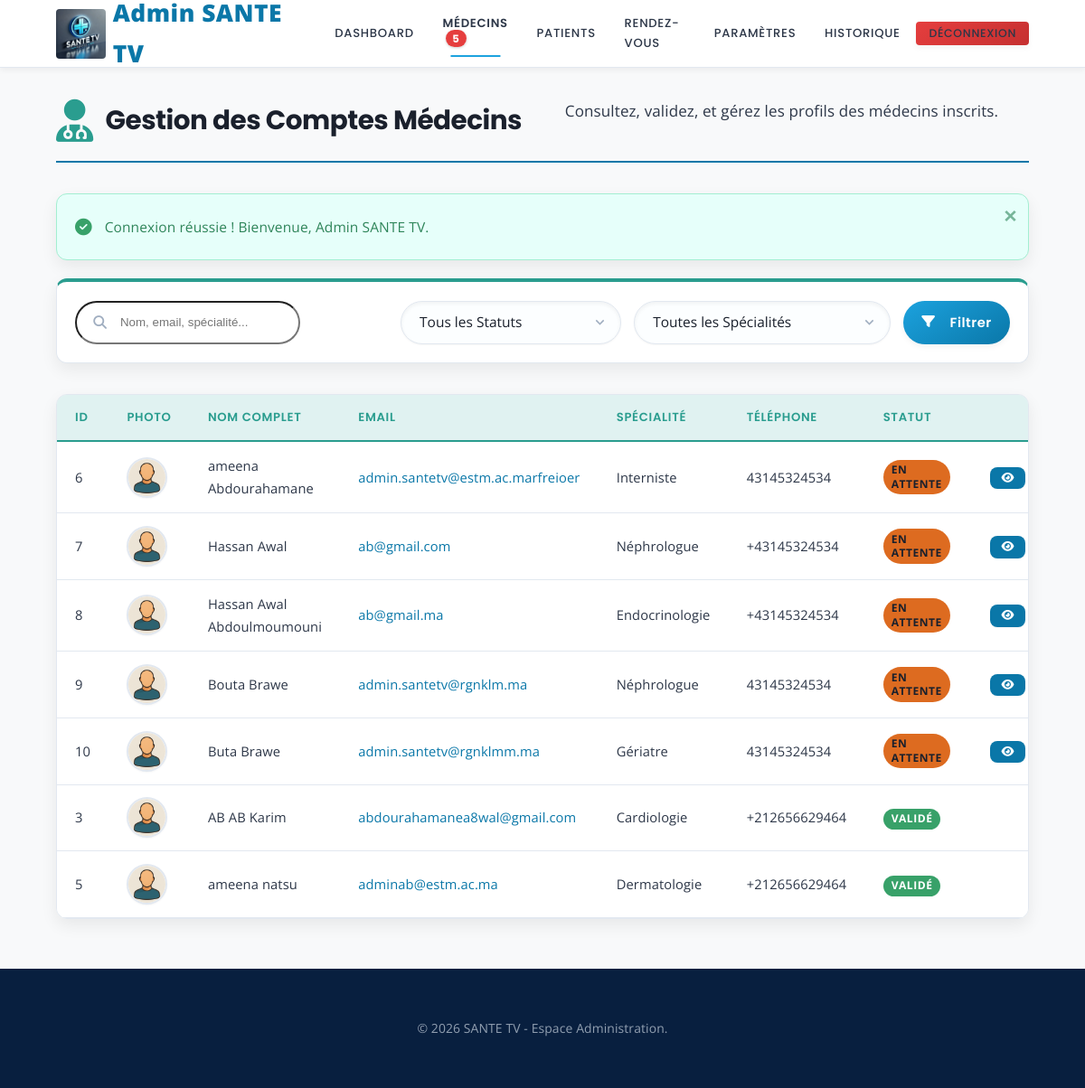
/admin/gestion_medecins.php (signed in), run on the app's committed database.
### tables this page shows
CREATE TABLE `medecins` (
  `id` int(11) NOT NULL,
  `nom` varchar(100) NOT NULL,
  `prenom` varchar(100) NOT NULL,
  `specialite` varchar(100) NOT NULL,
  `email` varchar(100) NOT NULL,
  `telephone` varchar(20) DEFAULT NULL,
  `adresse` varchar(255) DEFAULT NULL,
  `mot_de_passe` varchar(255) NOT NULL,
  `document_justificatif` varchar(255) DEFAULT NULL,
  `valide` tinyint(1) DEFAULT 0 COMMENT '0=en attente, 1=validé',
  `photo` varchar(255) DEFAULT NULL,
  `horaires` text DEFAULT NULL COMMENT 'Description textuelle des horaires',
  `latitude` decimal(10,8) DEFAULT NULL,
  `longitude` decimal(11,8) DEFAULT NULL,
  `created_at` timestamp NOT NULL DEFAULT current_timestamp()
);

### admin/gestion_medecins.php (the view, shortened to what this page needs)
<?php
require '../php/db.php';
$search_med = trim($_GET['search'] ?? '');
$table_medecins_exists = false;
if (isset($pdo)) {
    try {
        $table_medecins_exists = $pdo->query("SHOW TABLES LIKE 'medecins'")->rowCount() > 0;
    } catch (PDOException $e) {
        error_log("Erreur vérification existence table medecins: " . $e->getMessage());
        $_SESSION['flash_message'] = "Erreur de base de données critique. Impossible de vérifier la table des médecins.";
        $_SESSION['flash_type'] = "danger";
    }
} else {
    $_SESSION['flash_message'] = "Connexion à la base de données échouée (pdo non défini).";
    $_SESSION['flash_type'] = "danger";
}
$medecins_list_view = [];
if ($table_medecins_exists) {
    $sql_from_clause = " FROM medecins";
    $sql_where_clauses_array = ["1=1"];
    $params_for_query = [];
    $sql_where_string = " WHERE " . implode(" AND ", $sql_where_clauses_array);
    $per_page_med_gest = defined('ELEMENTS_PAR_PAGE_ADMIN_MEDECINS_DEFAULT') ? ELEMENTS_PAR_PAGE_ADMIN_MEDECINS_DEFAULT : 10;
    $current_page_med_gest = isset($_GET['page']) && filter_var($_GET['page'], FILTER_VALIDATE_INT, ["options" => ["min_range"=>1]]) ? (int)$_GET['page'] : 1;
    $offset_med_gest = ($current_page_med_gest - 1) * $per_page_med_gest;
    $sql_med_list_paginated = "SELECT * " . $sql_from_clause . $sql_where_string . " ORDER BY valide ASC, nom ASC, prenom ASC LIMIT :limit OFFSET :offset";
    $stmt_medecins_list_final = $pdo->prepare($sql_med_list_paginated);
    $params_for_data_paginated = $params_for_query;
    $params_for_data_paginated[':limit'] = $per_page_med_gest;
    $params_for_data_paginated[':offset'] = $offset_med_gest;
    $stmt_medecins_list_final->execute($params_for_data_paginated);
    $medecins_list_view = $stmt_medecins_list_final->fetchAll(PDO::FETCH_ASSOC);
} else {
    if (!isset($_SESSION['flash_message'])) {
        $_SESSION['flash_message'] = "La table des médecins est inaccessible ou une erreur de configuration de la base de données est survenue.";
        $_SESSION['flash_type'] = "danger";
    }
}
$flash_message_gest_med_page = $_SESSION['flash_message'] ?? null;
$flash_type_gest_med_page = $_SESSION['flash_type'] ?? '';
$nb_com_att_nav_gest_med = 0; $nb_med_att_nav_gest_med = 0;
if (isset($pdo)) {
    try {
        if ($table_medecins_exists) { $nb_med_att_nav_gest_med = (int)$pdo->query("SELECT COUNT(*) FROM medecins WHERE valide = 0")->fetchColumn(); }
    } catch (PDOException $e_nav) { error_log("Erreur comptage badges nav (gestion_medecins): " . $e_nav->getMessage()); }
}
?>
<!DOCTYPE html>
<html lang="fr">
<head>
    <link rel="stylesheet" href="../assets/css/styles.css">
    <link rel="stylesheet" href="https://cdnjs.cloudflare.com/ajax/libs/font-awesome/6.5.1/css/all.min.css">
</head>
<body class="admin-gestion-page body-admin-gestion-medecins">
<header class="site-header admin-header">
    <div class="container">
        <div class="logo-branding"><a href="dashboard_admin.php" title="Tableau de Bord Admin"><img src="../assets/images/logo1.png" alt="SANTE TV Logo" id="logo-img"><span class="site-title">Admin SANTE TV</span></a></div>
        <nav class="main-navigation admin-navigation" id="main-nav">
            <ul>
                <li><a href="dashboard_admin.php" class="nav-link">Dashboard</a></li>
                <li><a href="gestion_medecins.php" class="nav-link active">Médecins <?php if($nb_med_att_nav_gest_med > 0): ?><span class="badge-notification"><?= $nb_med_att_nav_gest_med ?></span><?php endif; ?></a></li>
                <li><a href="gestion_patients.php" class="nav-link">Patients</a></li>
                <li><a href="gestion_rdv.php" class="nav-link">Rendez-vous</a></li>
                 <li><a href="parametres_app.php" class="nav-link">Paramètres</a></li>
                <li><a href="historique_app.php" class="nav-link">Historique</a></li>
                <li><a href="deconnexion_admin.php" class="nav-link btn btn-sm btn-danger">Déconnexion</a></li>
            </ul>
        </nav>
    </div>
</header>
<main class="main-content admin-page-container section-padding">
    <div class="container">
        <div class="page-header">
            <h1 class="page-main-title"><i class="fas fa-user-md page-icon"></i> Gestion des Comptes Médecins</h1>
            <p class="section-subtitle">Consultez, validez, et gérez les profils des médecins inscrits.</p>
        </div>
        <?php if ($flash_message_gest_med_page): ?>
            <div class="alert alert-<?= htmlspecialchars($flash_type_gest_med_page) ?> alert-dismissible">
                <?= htmlspecialchars($flash_message_gest_med_page) ?>
                <button type="button" class="close-alert" data-dismiss="alert" aria-label="Fermer">×</button>
            </div>
        <?php endif; ?>
        <div class="filters-toolbar">
            <form method="GET" action="gestion_medecins.php" class="filter-form-inline">
                 <div class="form-group search-group">
                    <div class="input-with-icon">
                        <input type="search" id="search_med_input" name="search" placeholder="Nom, email, spécialité..." value="<?= htmlspecialchars($search_med) ?>" class="form-control">
                    </div>
                </div>
                 <div class="form-group filter-group">
                    <select id="status_filter_med_select" name="status" class="form-control">
                        <option value="">Tous les Statuts</option>
                    </select>
                </div>
                <div class="form-group filter-group">
                    <select id="specialite_filter_med_select" name="specialite_filter" class="form-control">
                        <option value="">Toutes les Spécialités</option>
                    </select>
                </div>
                <button type="submit" class="btn primary-action filter-submit-button"><i class="fas fa-filter icon-left"></i>Filtrer</button>
            </form>
        </div>
        <section class="doctors-management-table">
             <?php if (isset($medecins_list_view) && count($medecins_list_view) > 0): ?>
                <div class="table-responsive-wrapper">
                    <table class="data-table">
                        <thead>
                            <tr>
                                <th>ID</th><th>Photo</th><th>Nom Complet</th><th>Email</th><th>Spécialité</th><th>Téléphone</th><th>Statut</th><th class="actions-cell">Actions</th>
                            </tr>
                        </thead>
                        <tbody>
                        <?php foreach ($medecins_list_view as $med_item): ?>
                            <tr id="med-row-<?= htmlspecialchars($med_item['id']) ?>">
                                <td data-label="ID"><?= htmlspecialchars($med_item['id']) ?></td>
                                <td data-label="Photo">
                                    <img src="<?= !empty($med_item['photo']) ? '../' . htmlspecialchars(ltrim($med_item['photo'], '/')) : '../assets/images/placeholder-medecin.jpg' ?>"
                                         alt="Photo Dr. <?= htmlspecialchars($med_item['nom'] . ' ' . $med_item['prenom']) ?>"
                                         class="table-avatar-img"
                                         onerror="this.onerror=null;this.src='../assets/images/placeholder-medecin.jpg';">
                                </td>
                                <td data-label="Nom Complet"><?= htmlspecialchars($med_item['prenom'] . ' ' . $med_item['nom']) ?></td>
                                <td data-label="Email"><a href="mailto:<?= htmlspecialchars($med_item['email']) ?>"><?= htmlspecialchars($med_item['email']) ?></a></td>
                                <td data-label="Spécialité"><?= htmlspecialchars(ucfirst($med_item['specialite'] ?? 'N/A')) ?></td>
                                <td data-label="Téléphone"><?= htmlspecialchars($med_item['telephone'] ?? 'N/A') ?></td>
                                <td data-label="Statut">
                                    <?php if (isset($med_item['valide']) && $med_item['valide'] == 1): ?>
                                        <span class="status-badge status-valide">Validé</span>
                                    <?php elseif (isset($med_item['valide']) && $med_item['valide'] == 0): ?>
                                        <span class="status-badge status-attente">En attente</span>
                                    <?php else: ?>
                                        <span class="status-badge status-autre">Inconnu</span>
                                    <?php endif; ?>
                                </td>
                                <td class="actions-cell">
                                    <a href="voir_medecin.php?id=<?= htmlspecialchars($med_item['id']) ?>" class="btn btn-xs btn-info" title="Voir Détails"><i class="fas fa-eye"></i></a>
                                </td>
                            </tr>
                        <?php endforeach; ?>
                        </tbody>
                    </table>
                </div>
            <?php endif; ?>
        </section>
    </div>
</main>
<footer class="site-footer admin-footer"><div class="container"><p class="copyright-text text-center">© <span id="footer-year"></span> SANTE TV - Espace Administration.</p></div></footer>
</body>
</html>

### data on the page
medecins: id "6", prenom+nom "ameena Abdourahamane", email "admin.santetv@estm.ac.marfreioer", specialite "Interniste", telephone "43145324534", valide "EN ATTENTE"
medecins: id "7", prenom+nom "Hassan Awal", email "ab@gmail.com", specialite "Néphrologue", telephone "+43145324534", valide "EN ATTENTE"
medecins: id "8", prenom+nom "Hassan Awal Abdoulmoumouni", email "ab@gmail.ma", specialite "Endocrinologie", telephone "+43145324534", valide "EN ATTENTE"
medecins: id "9", prenom+nom "Bouta Brawe", email "admin.santetv@rgnklm.ma", specialite "Néphrologue", telephone "43145324534", valide "EN ATTENTE"
medecins: id "10", prenom+nom "Buta Brawe", email "admin.santetv@rgnklmm.ma", specialite "Gériatre", telephone "43145324534", valide "EN ATTENTE"
medecins: id "3", prenom+nom "AB AB Karim", email "abdourahamanea8wal@gmail.com", specialite "Cardiologie", telephone "+212656629464", valide "VALIDÉ"
medecins: id "5", prenom+nom "ameena natsu", email "adminab@estm.ac.ma", specialite "Dermatologie", telephone "+212656629464", valide "VALIDÉ"

### other printed values
$nb_med_att_nav_gest_med "5"
$flash_message_gest_med_page "Connexion réussie ! Bienvenue, Admin SANTE TV."
